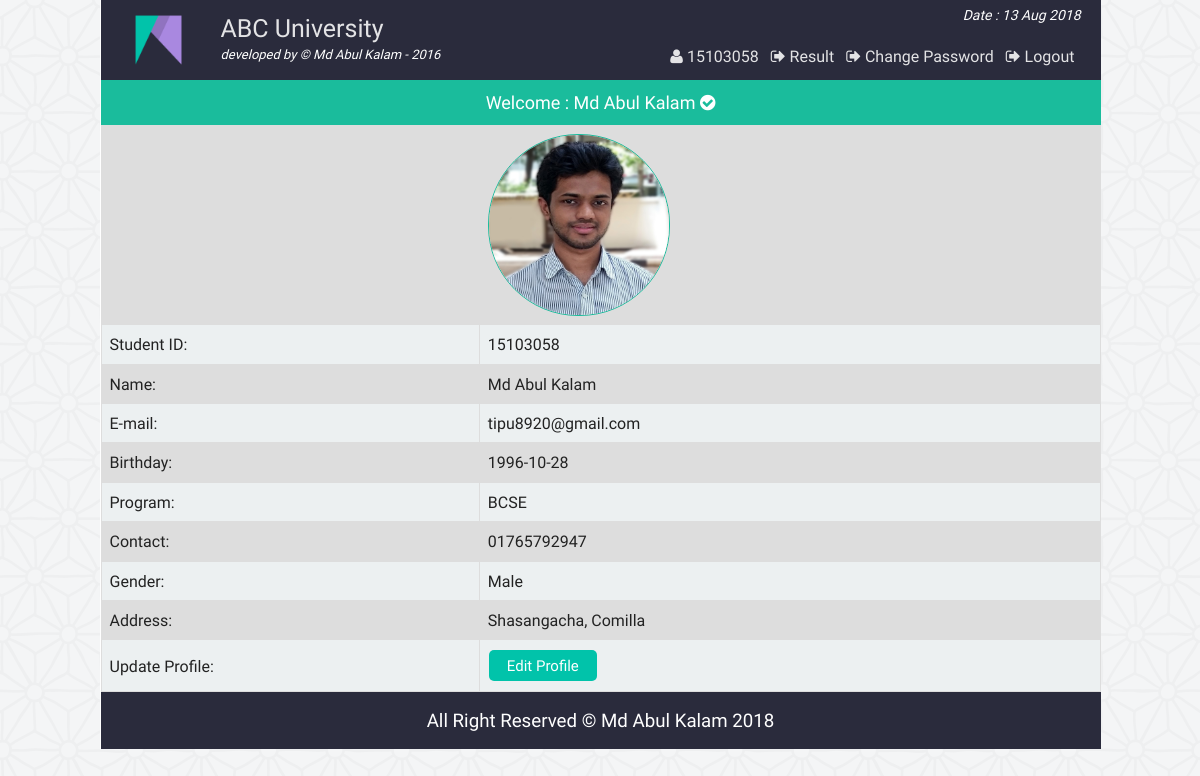
/st_profile.php (signed in), run on the app's committed database.
### tables this page shows
CREATE TABLE IF NOT EXISTS `st_info` (
  `st_id` int(11) NOT NULL,
  `name` varchar(100) NOT NULL,
  `password` varchar(32) NOT NULL,
  `email` varchar(50) NOT NULL,
  `bday` date NOT NULL,
  `program` varchar(10) NOT NULL,
  `contact` varchar(20) NOT NULL,
  `gender` varchar(10) NOT NULL,
  `address` varchar(255) NOT NULL,
  `img` varchar(255) DEFAULT NULL,
  PRIMARY KEY (`st_id`)
);

### st_profile.php (the view, shortened to what this page needs)
<?php
	require "php/config.php";
	require_once "php/functions.php";
	$user = new login_registration_class();
	$sid = $_SESSION['sid'];
?>
<?php
include "php/headertop.php";
?>
<div class="profile">
		<p style="font-size:18px;text-align:center;background:#1abc9c;color:#fff;padding:10px;margin:0">Welcome : <?php $user->getusername($sid); ?> <i class="fa fa-check-circle" aria-hidden="true"></i></p>
		<table class="tab_one">
			<?php
				$getuser = $user->getuserbyid($sid);
				while($row = $getuser->fetch_assoc()){
			?>
			<tr>
				<td></td>
				<?php if(empty($row['img'])){?>
				<td><img src="img/default.png" style="height:180px; width:180px; border:1px #1ABC9C solid;border-radius:90px" alt="" /></td>
				<?php }else{ ?>
				<td><img src="img/student/<?php echo $row['img']; ?>" style="height:180px; width:180px; border:1px #1ABC9C solid;border-radius:90px" alt="" /></td>
				<?php }?>
			</tr>
			<tr >
				<td>Student ID: </td>
				<td><?php echo $row['st_id']; ?></td>
			</tr>
			<tr>
				<td>Name: </td>
				<td><?php echo $row['name']; ?></td>
			</tr>
			<tr>
				<td>E-mail: </td>
				<td><?php echo $row['email']; ?></td>
			</tr>
			<tr>
				<td>Birthday: </td>
				<td><?php echo $row['bday']; ?></td>
			</tr>
			<tr>
				<td>Program: </td>
				<td><?php echo $row['program']; ?></td>
			</tr>
			<tr>
				<td>Contact: </td>
				<td><?php echo $row['contact']; ?></td>
			</tr>
			<tr>
				<td>Gender: </td>
				<td><?php echo $row['gender']; ?></td>
			</tr>
			<tr>
				<td>Address: </td>
				<td><?php echo $row['address']; ?></td>
			</tr>
			<?php if($row['st_id'] == $sid){ ?>
			<tr>
				<td>Update Profile: </td>
				<td><a href="st_update.php?id=<?php echo $row['st_id'];?>"><button class="editbtn">Edit Profile</button></a></td>
			</tr>
			<?php } } ?>
		</table>
</div>
<?php include "php/footerbottom.php";?>

### php/functions.php (shortened to what this page needs)
<?php
class login_registration_class{
	public function getusername($sid){
		global $conn;
		$query = $conn->query("select name from st_info where st_id='$sid'");
		$result = $query->fetch_assoc();
		echo $result['name'];
	}
	public function getuserbyid($st_id){
		global $conn;
		$query = $conn->query("select * from st_info where st_id='$st_id'");
		return $query;
	}
};
?>

### css/main.css (style rules this page uses)
html { color: #222; font-size: 1em; line-height: 1.4; }
audio, canvas, iframe, img, svg, video { vertical-align: middle; }
a { text-decoration:none; }
body { font-family:roboto !important; background:url(../img/ptrn.png) repeat fixed; }
.st_reg th, td { padding: 8px; }
table.tab_one { width:100%; }
table.tab_one td { border:1px solid #ddd; padding:8px; }
table.tab_one td a { text-decoration:none; }
table.tab_one tr:nth-child(odd) { background:#ddd; }
table.tab_one tr:nth-child(even) { background:#ecf0f1; }
.editbtn { background-color: #01C3AA; border: none; border-radius:5px; color: white; padding: 5px 18px; text-align: center; text-decoration: none; display: inline-block; font-size: 15px; margin: 2px 1px; cursor: pointer; }
table.att_tab tr,td,th { border:2px solid #ddd; border-collapse:collapse; padding:8px; }

### data on the page
st_info: name "Md Abul Kalam", img (picture), st_id "15103058", email "tipu8920@gmail.com", bday "1996-10-28", program "BCSE", contact "01765792947", gender "Male", address "Shasangacha, Comilla"

### other printed values
$sid "15103058"
